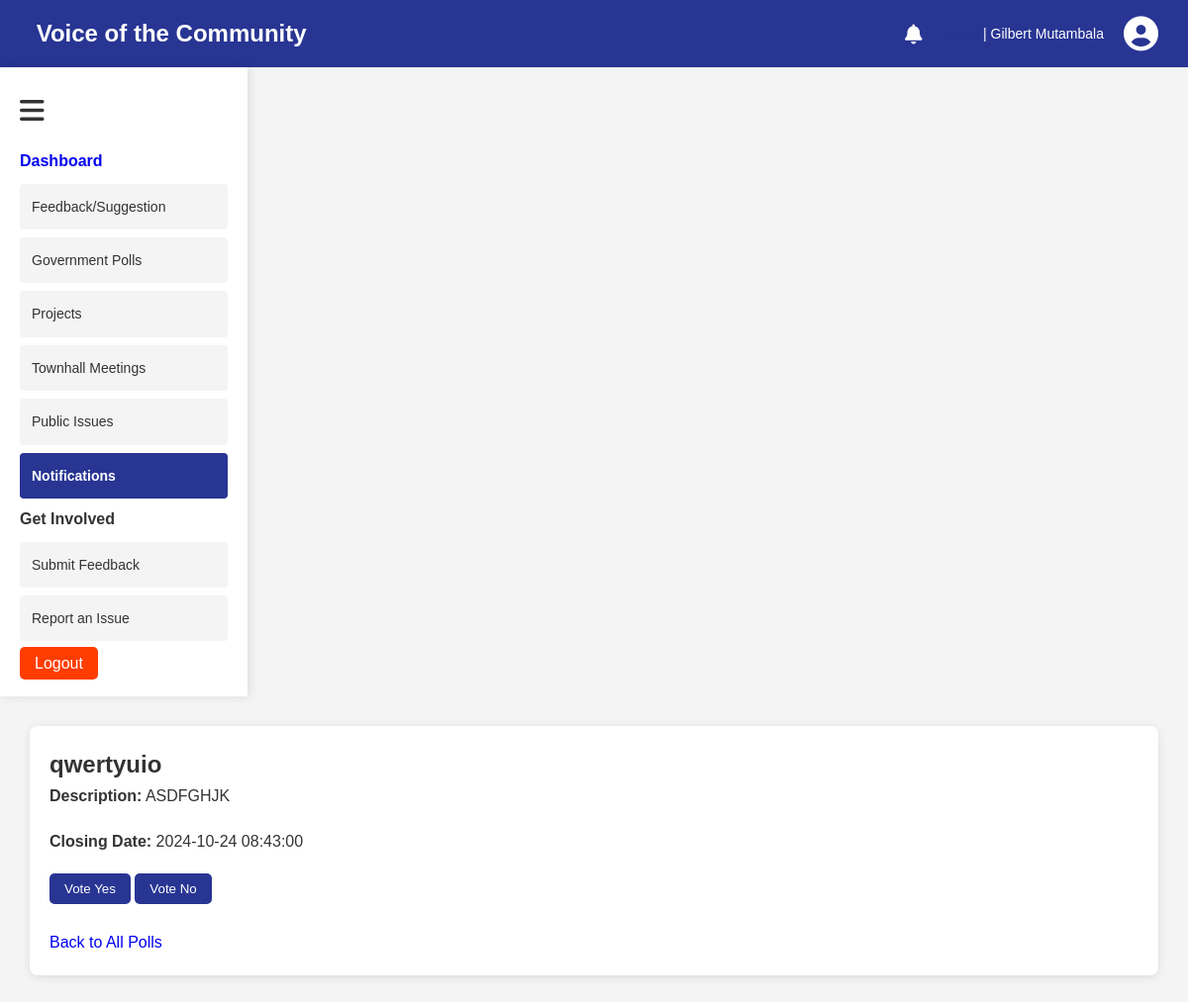
The app's page /view_poll.php?poll_id=5 (signed in) with its own data.
### tables this page shows
CREATE TABLE `polls` (
  `poll_id` int(11) NOT NULL,
  `title` varchar(255) NOT NULL,
  `description` text DEFAULT NULL,
  `creation_date` timestamp NOT NULL DEFAULT current_timestamp(),
  `closing_date` timestamp NULL DEFAULT NULL,
  `created_by` int(11) NOT NULL
);

### view_poll.php (the view, shortened to what this page needs)
<?php
require 'db.php';
$user_role = $_SESSION['role'];
$poll_id = $_GET['poll_id'];
$stmt = $pdo->prepare("SELECT * FROM polls WHERE poll_id = ?");
$stmt->execute([$poll_id]);
$poll = $stmt->fetch(PDO::FETCH_ASSOC);
?>
<!DOCTYPE html>
<html lang="en">
<head>
    <link rel="stylesheet" href="../assets/css/theme.css">
    <link rel="stylesheet" href="../assets/fontawesome-free-6.6.0-web/css/all.css">
</head>
<body>
    <div class="main-container">
        <?php include 'user.php';?>
        <div class="display-section">
            <?php include 'side_panel.php';?>
            <div class="main-panel">
                <div class="panel-section">
                    <h2><?php echo htmlspecialchars($poll['title']); ?></h2>
                    <p><strong>Description:</strong> <?php echo htmlspecialchars($poll['description']); ?></p>
                    <p><strong>Closing Date:</strong> <?php echo htmlspecialchars($poll['closing_date']); ?></p>
                    <?php if ($user_role == 'citizen'): ?>
                        <form action="view_poll.php?poll_id=<?php echo $poll_id; ?>" method="post">
                            <button type="submit" class="btn-submit short" name="vote_option" value="yes">Vote Yes</button>
                            <button type="submit" class="btn-submit short" name="vote_option" value="no">Vote No</button>
                        </form>
                        <br>
                        <a href="view_polls.php" lass="btn-submit-outline short">Back to All Polls</a>
                    <?php endif; ?>
                </div>
            </div>
</body>
</html>

### theme.css (style rules this page uses)
* { margin: 0; padding: 0; box-sizing: border-box; font-family: 'Arial', sans-serif; }
body { background-color: #f4f4f4; color: #333; line-height: 1.6; }
a { text-decoration: none; }
h1, h2, h3, h4 { color: #333; }
.main-container { display: flex; height: 100vh; flex-direction: column; }
.btn-submit { background-color: #283593; color: white; border: none; padding: 8px 15px; border-radius: 5px; cursor: pointer; transition: background-color 0.3s ease; }
.main-panel { flex: 1; padding: 30px; }
.panel-section { background-color: white; padding: 20px; border-radius: 8px; box-shadow: 0px 2px 10px rgba(0, 0, 0, 0.1); margin-bottom: 20px; }
.panel-section p { font-size: 16px; margin-bottom: 20px; }

### records on screen
polls: title "qwertyuio", description "ASDFGHJK", closing_date "2024-10-24 08:43:00"
